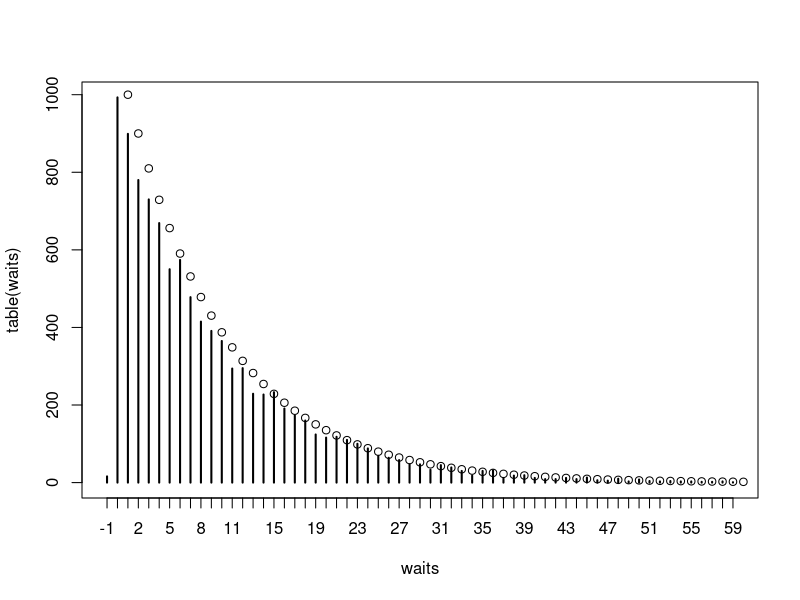

Write R code to recreate this figure.
p = 0.1

waits = 0
N = 10000
for (i in c(1:N)) {
	minute = sample(c(0, 1), 60, replace = T, prob=c(1-p, p))
	j = 1
	while(j <= 60 & minute[j] != 1) j = j + 1
	if (j <= 60)
		waits[i] = j - 1
	else
		waits[i] = -1
	# print(minute)
	# print(waits[i])
}

table(waits)
plot(table(waits), type='h')

q = 1 - p
points(c(1:60), N*q^(0:59)*p)